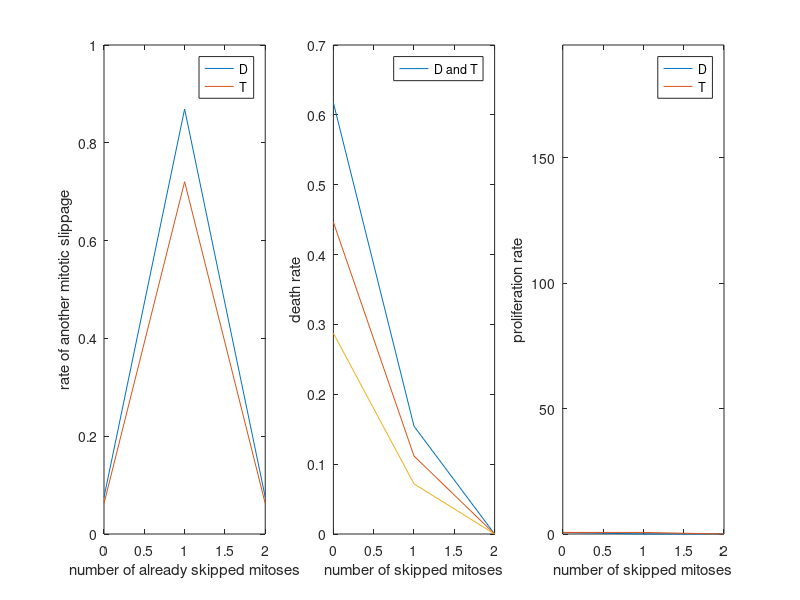

This figure's MATLAB source: (Note: this script raises an error after producing the figure.)
cd('/Users/4470246/Projects/PMO/HighPloidy_DoubleEdgedSword/data/BreastCancerCLs/SUM159/K01_SkippedMitosisClassification_042523/');
addpath /Users/4470246/Repositories/Gemcitabine-model/Code/
addpath /Users/4470246/Repositories/Gemcitabine-model/Code/wassersteinFun/
addpath  /Users/4470246/Documents/Matlab-workspace/SelectionForces_GastricCLs/Code/utils
addpath  /Users/4470246/Documents/Matlab-workspace/SelectionForces_GastricCLs/Code/utils/export_fig/
replicates=struct('N2',{'A2','B2','C2','D2'},'N4',{'H2','F2','G2','E2'});

global DOSE
DOSE=250;

% Define the initial conditions
P0 = [1; zeros(2,1)]; % P_0 = 1, all other P_i = 0
tspan = [0 5]; % Time interval

% Define the parameters
u = 150;
v = 65;
w1 = 310;
w2=190;
nu=1.095;
iota = 0;

figure('name',['~/Downloads/Gemcitabine_model_functions'],'Position',[100 100 900 200])
% Test k_p function
subplot(1,3,1)
% k_p= @(i,x,v) repmat(v*x,length(i),1); %% constant
% k_p = @(i,x,v) [(v*x).^(i+1)]; %% decreasing
k_p = @(i,x,v, nu)  (nu-(1-i).^2).*(x/(x+v));
i=0:(length(P0) - 1);
params=[v,v*2];
plot(i, k_p(i,DOSE,params(1), nu), i,k_p(i,DOSE,params(2), nu));%,i,k_p(i,DOSE,params(3), nu))
xlabel('number of already skipped mitoses')
ylabel('rate of another mitotic slippage')
legend({'D','T'})
% legend(strcat('v=',num2str(params')))

% Test a_p function
subplot(1,3,2)
% a_p= @(i,x,w1,w2) (w1.^(1./(i+1).^2)* x./(x+w2));
% a_p= @(i,x,w1,w2) w1*x*(3-i).^2;
a_p= @(i,x,w1,w2) ((1/(length(P0)-1))*(length(P0)-1-i)).^2 .*(x/(x+w1));
i=0:(length(P0) - 1);
params=[w1/2,w1,w1*2];
plot(i, a_p(i,DOSE,params(1),params(1)),'black');%, i,a_p(i,DOSE,params(2)),i,a_p(i,DOSE,params(3)))
plot(i, a_p(i,DOSE,params(1),w2), i,a_p(i,DOSE,params(2),w2),i,a_p(i,DOSE,params(3),w2))
xlabel('number of skipped mitoses')
ylabel('death rate')
legend({'D and T'})
% legend(strcat('w=',num2str(params')))

% Test alpha_p function
subplot(1,3,3)
alpha_p= @(i,u,iota, x)  (x./(x+u)) .*(i<=iota);
% alpha_p= @(i,u,iota, x)  (1-x./(x+u)) .*(i<=iota); %% goodness of fit is same but converges slower -- @TODO: matters once we fit to >1 drug concentrations
i=0:(length(P0) - 1);
plot(i, alpha_p(i,u,0,DOSE), i,alpha_p(i,u,1,DOSE));
ylim([0,u*1.3])
xlabel('number of skipped mitoses')
ylabel('proliferation rate')
legend({'D','T'})
% savefigs()

% Solve the ODEs
[t,y] = ode45(@(t,y) skippedMito_ODE(t,y,Inf,v,w1,  iota, nu), tspan, [0; P0]);

% Plot the results
subplot(1,3,3)
plot(t, y)
xlabel('Time')
ylabel('P')
legend('Dead','P_0','P_1','P_2','P_3','P_4','P_5','P_6','P_7','P_8','P_9')
% set(gca, 'YScale', 'log')




%%%%%%%%%%%%%%%%%%%%%%%%%
%%% Fit model to data %%%
%%%%%%%%%%%%%%%%%%%%%%%%%
S=struct();
for k=fliplr(1:4)

    global dmx
    dmx=struct();
    for type={'N2','N4'}
        f=dir(".");
        f(1:2)=[];
        f=struct2cell(f);
        f=f(1,:);
        % use just one Gemcitabine concentration for time being (250) -- column 6!
        f=f(cellfun(@(x) ~isempty(strfind(x,'2')), f)==1);
        if strcmp(type{1},'N4')==1
            dm=readtable([replicates(k).N4,'.txt']); %% 4N
        else
            dm=readtable([replicates(k).N2,'.txt']); %% 2N
        end
        dm=dm(:,2:size(dm,2));
        % normalize to 0 dead cells min: @TODO remove once early timepoints included
        dead=table2array(dm(1,:));
        if strcmp(type{1},'N4')==1
            dead=dead/1.3;
        else
            dead=dead/0.79;
        end
        dm(1,:)=array2table(dead);
        % use only the first 5 days: @TODO remove and model drug decay
        ii=find((1:size(dm,2))*4/24 <3);
        dm=dm(1:(1+length(P0)),ii);
        dmx=setfield(dmx,type{1},table2array(dm));
    end
    % %% Correct image based classification: @TODO -- remove <- should be done by HALO + r
    % dmx.N4(2:3,:)=dmx.N4(1:2,:);
    % dmx.N4(1,:)=0;

    %% @TODO: read in dead cell counts and model dead cell compartment as well <-- continue here


    %% Do the fitting
    A=[];b= [];Aeq=[];beq=[];

    pars = {u,v, w1, nu};
    bounds= cell2mat(cellfun(@(x) [x/1000;x*1500], pars, 'UniformOutput', false));
    lb = bounds(1,:)';
    ub = bounds(2,:)';
    ub(4)=min(2,ub(4));
    lb(4)=max(1,lb(4));

    % opts = optimoptions(@fmincon,'Algorithm','sqp');
    opts = optimoptions(@fmincon);

    problem = createOptimProblem('fmincon','objective',...
        @cost,'x0',cell2mat(pars),'lb',lb,'ub',ub,'options',opts);
    rs = RandomStartPointSet('NumStartPoints',4);
    points = list(rs,problem);
    ms = MultiStart('UseParallel',true);
    %     gs = GlobalSearch(ms);
    [pars_,fval,exitflag,output,solutions]  = run(ms,problem,CustomStartPointSet(points));
    S=setfield(S,replicates(k).N2,pars_([1,2, 3,4]));
    % S=setfield(S,replicates(k).N4,pars_([1,3,2]));


    %% plot best fit:
    close all hidden
    figure('name','~/Downloads/Gemcitabine_model','Position',[100 100 1000 400])
    cost(pars_)
end

%% view parameter differences between 2N and 4N
% replicates:
S_=cell2mat(struct2cell(S));
figure('name',['~/Downloads/Gemcitabine_model_params'],'Position',[100 100 600 500])
subplot(2,2,4)
boxplot(S_,{'u','v','w','nu'})
% boxplot(S_(:,2),repmat({'N2','N4'},1,size(S_,1)/2))
% set(gca,'xticklabel',fieldnames(dmx))
set(gca, 'YScale', 'log')
ylabel('value')
subplot(2,2,1)
bar(i,[ alpha_p(i,S.A2(1),0,DOSE);alpha_p(i,S.A2(1),1,DOSE)]','BaseValue',-0.5E-4); %, i,k_p(i,DOSE,S.E2(2),S.E2(4)))
ylim([-0.5E-4,12E-4])
xlabel('number of skipped mitoses')
ylabel('proliferation rate')
legend({'D','T'})
subplot(2,2,3)
bar(i,k_p(i,DOSE,S.A2(2), S.A2(4)),'BaseValue',-0.5E-4); %, i,k_p(i,DOSE,S.E2(2),S.E2(4)))
xlabel('already skipped mitoses')
ylabel('rate of another mitotic slippage')
legend({'D & T'})
subplot(2,2,2)
bar(i, a_p(i,DOSE,S.A2(3),S.A2(3)),'BaseValue',-0.01);%, i,a_p(i,DOSE,S.E2(3),S.E2(3)))
xlabel('number of skipped mitoses')
ylabel('death rate')
legend({'D & T'})
ylim([-0.01,0.12])
% savefigs()
